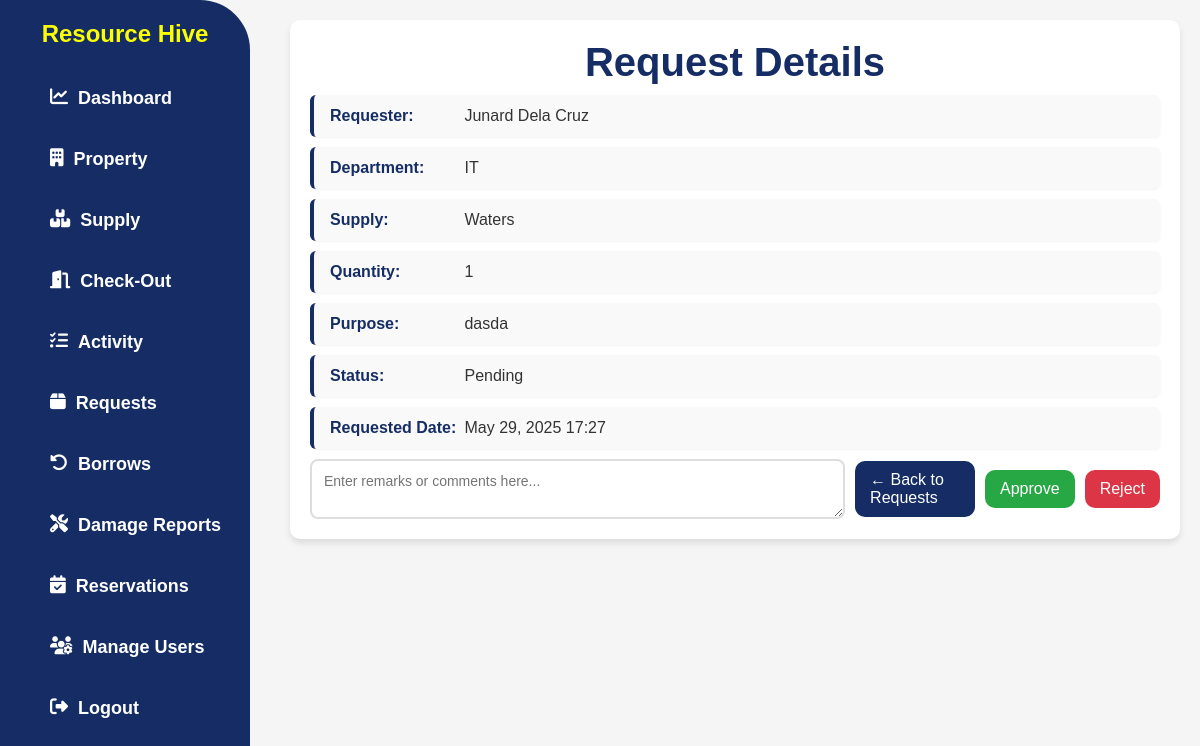
The page /request/37/ on the database as committed earlier.
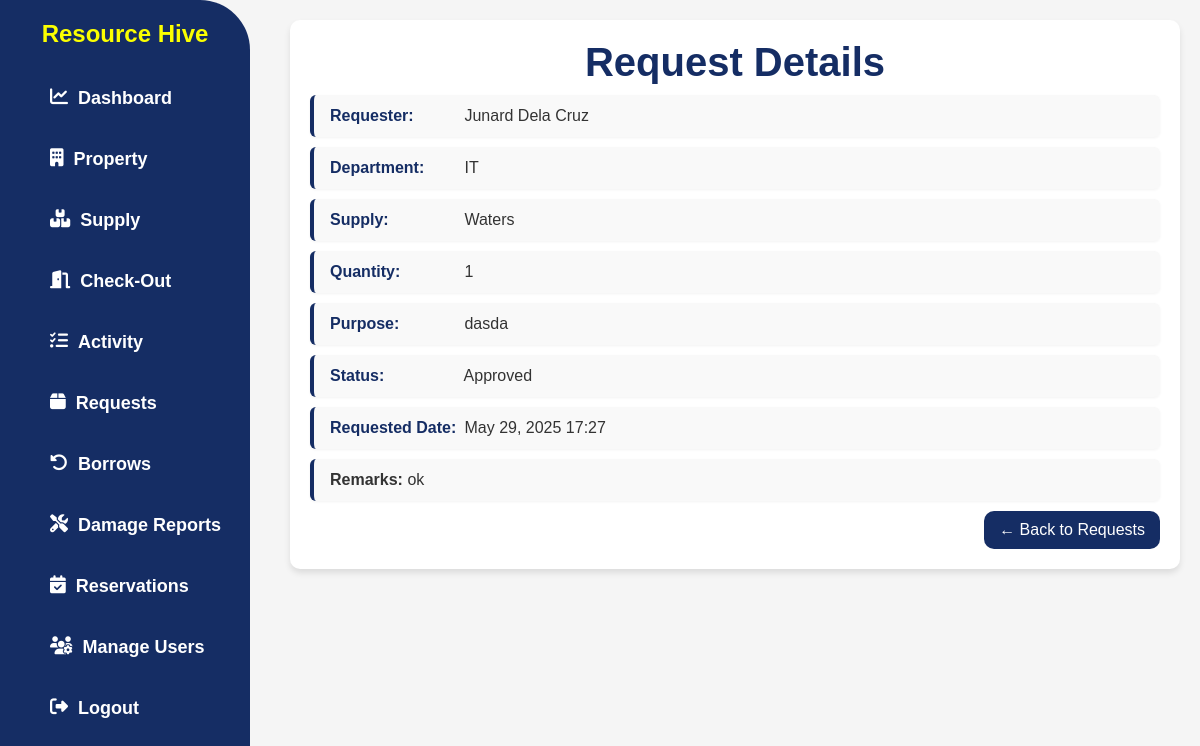
The same page on the database as committed later.
### app/models.py (models this page shows, shortened)
class SupplyRequest(models.Model):
    STATUS_CHOICES = [
        ('pending', 'Pending'),
        ('approved', 'Approved'),
        ('rejected', 'Rejected'),
    ]
    user = models.ForeignKey(User, on_delete=models.CASCADE)
    supply = models.ForeignKey(Supply, on_delete=models.CASCADE)
    quantity = models.PositiveIntegerField()
    request_date = models.DateTimeField(auto_now_add=True)
    purpose = models.TextField()
    approved_date = models.DateTimeField(null=True, blank=True)
    status = models.CharField(max_length=20, choices=STATUS_CHOICES, default='pending')
    remarks = models.TextField(blank=True, null=True)

class UserProfile(models.Model):
    user = models.OneToOneField(User, on_delete=models.CASCADE)
    ROLE_CHOICES = [
        ('ADMIN', 'ADMIN'),
        ('USER', 'USER'),
    ]
    role = models.CharField(max_length=20, choices=ROLE_CHOICES)
    department = models.CharField(max_length=255, blank=True, null=True)
    phone = models.CharField(max_length=20, blank=True, null=True)

class Supply(models.Model):
    STATUS_CHOICES = [
        ('low_stock', 'Low Stock'),
        ('out_of_stock', 'Out of Stock'),
        ('available', 'Available'),
    ]
    CATEGORY_CHOICES = [
        ('office_supplies', 'Office Supplies Expenses'),
        ('textbooks', 'Textbooks and Instructional Materials Expenses'),
        ('other_supplies', 'Other Supplies & Materials Expenses'),
    ]
    SUBCATEGORY_CHOICES = [
        ('common_office', 'COMMON OFFICE SUPPLIES AND MATERIALS'),
        ('filing', 'FILING SUPPLIES AND MATERIALS'),
        ('ribbons', 'RIBBONS, INKS, TONERS AND CARTRIDGES'),
        ('paper', 'PAPER PRODUCTS'),
        ('university_activity', 'OTHER UNIVERSITY ACTIVITY 1 (CSG Activity)'),
        ('printed_journals', 'PRINTED JOURNALS'),
        ('common_cleaning', 'COMMON CLEANING SUPPLIES AND MATERIALS'),
        ('other_supplies', 'OTHER SUPPLIES AND MATERIALS'),
        ('electrical', 'ELECTRICAL, LIGHTING FIXTURES, TOOLS AND ACCESSORIES'),
        ('kitchen', 'KITCHEN SUPPLIES AND MATERIALS'),
        ('common_office_supplies', 'COMMON OFFICE SUPPLIES'),
        ('cleaning_supplies', 'CLEANING SUPPLIES AND MATERIALS'),
        ('covid_supplies', 'COVID RECOVERY SUPPLIES'),
        ('electrical_supplies', 'ELECTRICAL SUPPLIES AND MATERIALS'),
    ]
    supply_name = models.CharField(max_length=255)
    category = models.CharField(max_length=100, choices=CATEGORY_CHOICES, null=True, blank=True)
    subcategory = models.CharField(max_length=100, choices=SUBCATEGORY_CHOICES, null=True, blank=True)
    description = models.TextField(blank=True, null=True)
    barcode = models.CharField(max_length=100, unique=True)
    available_for_request = models.BooleanField(default=True)
    date_received = models.DateField()
    expiration_date = models.DateField(null=True, blank=True)
    last_updated = models.DateTimeField(auto_now=True)
    class Meta:
        permissions = [
            ("view_admin_dashboard", "Can view  admin dashboard"),
            ("view_checkout_page", "Can view checkout page"),
            ("view_user_dashboard", "Can view user dashboard"), #user side permissions
            ("view_user_module", "Can view user module"),
        ]

### app/views.py (the view, shortened to what this page needs)
# urls.py: path('request/<int:pk>/', request_detail, name='request_detail'),
def request_detail(request, pk):
    request_obj = get_object_or_404(SupplyRequest, pk=pk)
    return render(request, 'app/request_details.html', {'request_obj': request_obj})

### app/templates/app/request_details.html (shortened to what this page needs)
{% load static %}
<!DOCTYPE html>
<html>
<head>
  <link rel="stylesheet" href="{% static 'css/style.css' %}" />
    <link
    rel="stylesheet"
    href="https://cdnjs.cloudflare.com/ajax/libs/font-awesome/6.4.2/css/all.min.css"
  />
</head>
<body>
  {% include 'app/navbar.html' %}
  <div class="content">
    <div class="details-p">
      <h2 class="h2title">Request Details</h2>
        <p><span>Requester:</span>
        {% with request_obj.user.first_name as first_name %}
        {% with request_obj.user.last_name as last_name %}
            {% if first_name or last_name %}
            {{ first_name }} {{ last_name }}
            {% else %}
            {{ request_obj.user.username }}
            {% endif %}
        {% endwith %}
        {% endwith %}
        </p>
      <p><span>Department:</span> {{ request_obj.user.userprofile.department }}</p>
      <p><span>Supply:</span> {{ request_obj.supply.supply_name }}</p>
      <p><span>Quantity:</span> {{ request_obj.quantity }}</p>
      <p><span>Purpose:</span> {{ request_obj.purpose }}</p>
      <p><span>Status:</span> {{ request_obj.get_status_display }}</p>
      <p><span>Requested Date:</span> {{ request_obj.request_date|date:"M d, Y H:i" }}</p>
{% if request_obj.status == 'pending' %}
<form method="post" class="stat-button">
  <textarea name="remarks" placeholder="Enter remarks or comments here..." required></textarea>
   <a href="{% url 'user_supply_requests' %}" class="btn-back">← Back to Requests</a>
  <button type="submit" name="action" value="approve" class="btn-approve">Approve</button>
  <button type="submit" name="action" value="rejected" class="btn-reject">Reject</button>
</form>
{% else %}
<p><strong>Remarks:</strong> {{ request_obj.remarks }}</p>
<form class="stat-button">
<a href="{% url 'user_supply_requests' %}" class="btn-back">← Back to Requests</a>
</form>
{% endif %}
  </div>
</body>
</html>

Rows that differ between the two databases and show on the page:
changed SupplyRequest "dasda": status "Pending" → "Approved"; remarks (not shown) → "ok"
Other text that changed with them:
text no longer shown: "Approve Reject"
text now shown: "Remarks:"
